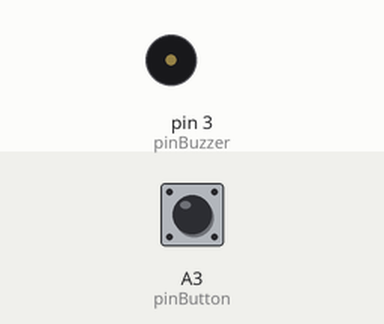
Recording of a sketch running on a simulated Arduino Uno, built with avr-gcc and run on an emulated ATmega328P. Parts: buzzer (waves = sounding). The inputs (shaded band) are chosen by the test bench; at power-on: A3 (pinButton) HIGH.

Above: at 1.2 s.
1.3 s: A3 (pinButton) pulled LOW for 1 s
At 1.7 s:
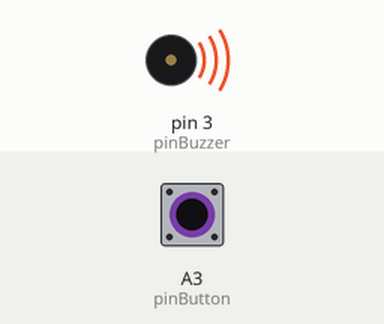
3.8 s: A3 (pinButton) pulled LOW for 3.2 s
At 8.3 s:
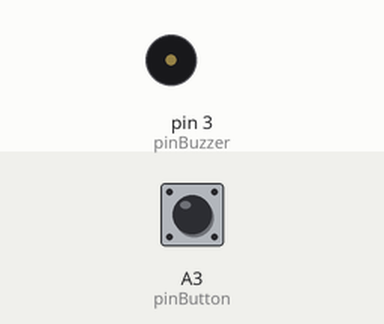
Timing chart, 0 to 9.8 s (numbered marks = the images above; inputs shaded):
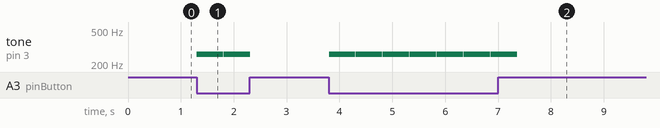

The sketch:

Jellibi-AGV-03-01-Button-Buzzer.ino
```cpp
////////////////////  부저와 버튼 핀 번호

#define pinBuzzer     3  // 부저 핀 번호
#define pinButton     A3 // 버턴 핀 번호

////////////////////  메인 프로그램 (setup & loop)

void  setup()
{
  pinMode( pinButton, INPUT );  // 버튼은 입력 모드로
  pinMode( pinBuzzer, OUTPUT ); // 부저는 출력 모드로

  noTone( pinBuzzer );  // 스피커 끄기(음소거)
}

void  loop()
{
  if( digitalRead(pinButton) == 0 ) // 버튼 눌림?
  {
    tone( pinBuzzer, 261 ); // "도" 음 연주
    delay( 500 );           // 0.5초 유지
    noTone( pinBuzzer );    // 음소거(mute)
  }

  delay( 10 );  // 10 msec 후에 다시 눌림 체크
}
```

Measured:
- after the input at 1.3 s, tone on pin 3 (pinBuzzer): alternates 261 Hz for 0.50 s and silent for 0.01 s, 4 changes in all, then stays silent, starting at once
- after the input at 3.8 s, tone on pin 3 (pinBuzzer): alternates 261 Hz for 0.50 s and silent for 0.01 s, 14 changes in all, then stays silent, starting at once
